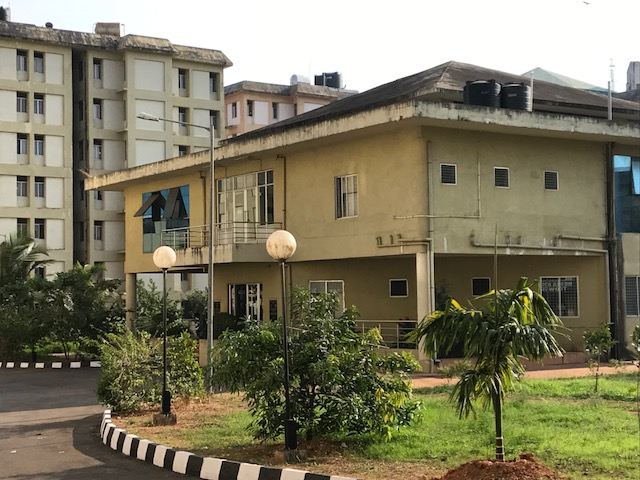
#> input picture Assignment 2/TestImages/Test 1/stich1.JPG, 640 x 480 px, found by its file name
$ python 2.py
#> lines starting #> are read from the running program, lines starting #| are printed output that depends on the picture; after the words box and inside, x2 and y2 are one past the last pixel; in counts of white or black regions, pixels touching at a corner belong together
#> further down, dst is the input picture: shape (480, 640, 3); mean B, G, R 96.5, 120.9, 125.6
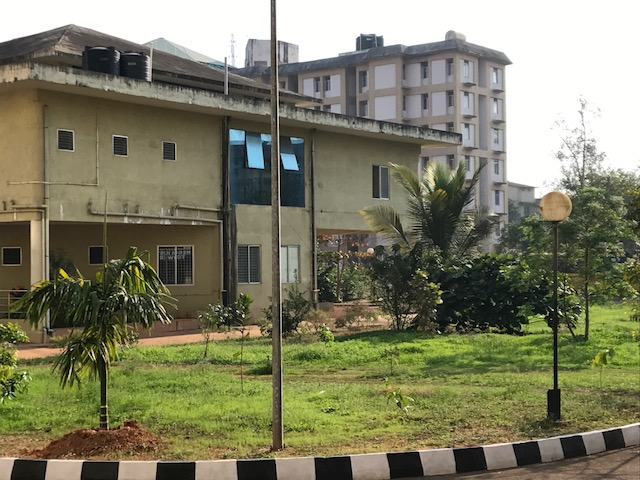
#> input picture Assignment 2/TestImages/Test 1/stich2.JPG, 640 x 480 px, found by its file name
#> further down, src is the input picture: shape (480, 640, 3); mean B, G, R 100.4, 125.7, 126.3
# -*- coding: utf-8 -*-
"""
Created on Mon Jan 22 16:01:25 2018

@author: Khursheed Ali
"""

import numpy as np
import cv2
from matplotlib import pyplot as plt
def hmn(img):
    kernel = np.array([-1, 0, 1])
    return cv2.filter2D(img, -1, kernel)

def vmn(img):
    kernel = np.array([-1, 0, 1]).reshape(1, 3)
    return cv2.filter2D(img, -1, kernel)

def harris(img, sigma=0.0, k=0.04):
    partialDerX = hmn(img)
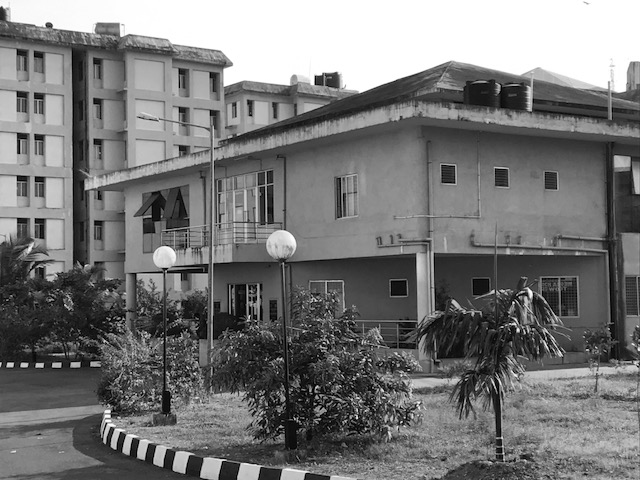
#> img: shape (480, 640); min 0, max 255, mean 119.6
    partialDerY = vmn(img)

    A = partialDerX**2
    B = partialDerY**2
    C = partialDerX * partialDerY

    A = cv2.GaussianBlur(A,(7,7),1.4)
    B = cv2.GaussianBlur(B,(7,7),1.4)
    C = cv2.GaussianBlur(C,(7,7),1.4)
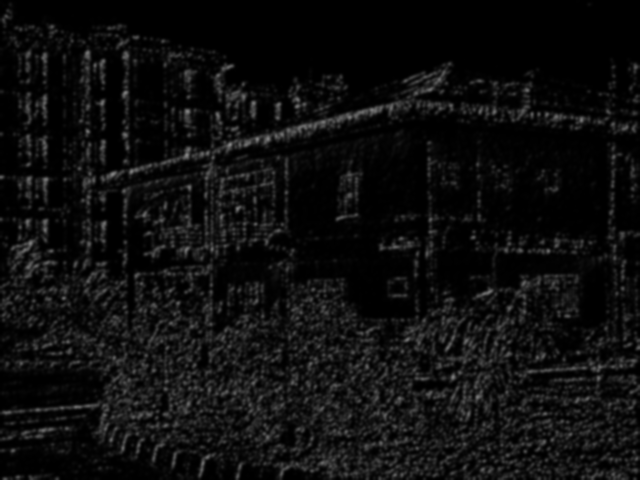
#> C: shape (480, 640); min 0, max 130, mean 14

    Tr = A + B
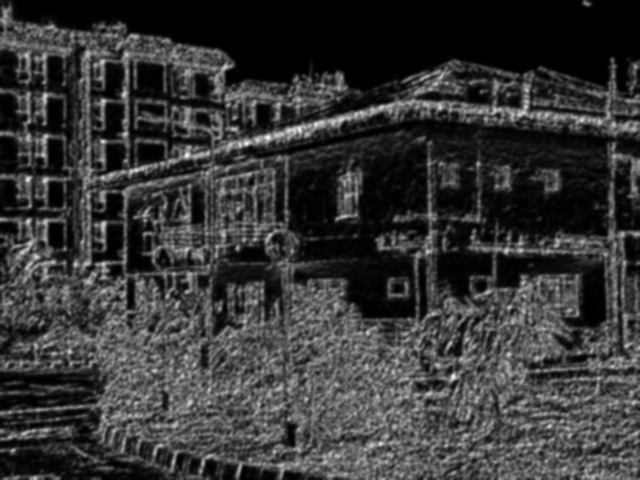
#> Tr: shape (480, 640); min 0, max 249, mean 54.5
    Det = (A*B) - C**2
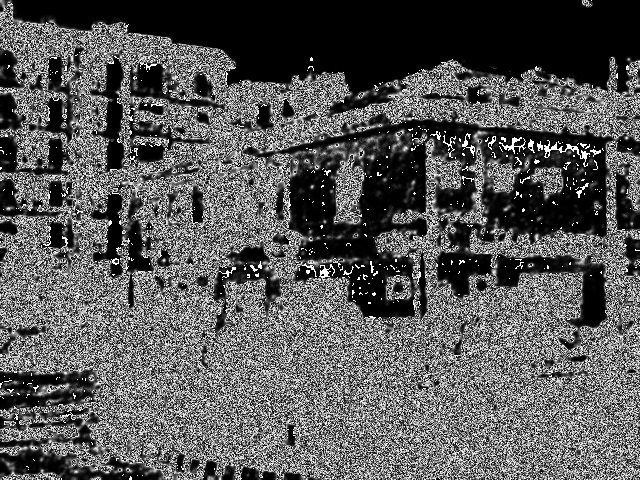
#> Det: shape (480, 640); min 0, max 255, mean 88
    R = Det - k*(Tr**2)

    return R

if __name__ == '__main__':

    #detect corners
    dst = cv2.imread('TestImages/Test 1/stich1.jpg', 1)
    src = cv2.imread('TestImages/Test 1/stich2.jpg', 1)
    Z = harris(cv2.cvtColor(dst, cv2.COLOR_BGR2GRAY))
    Z = cv2.dilate(Z,None)
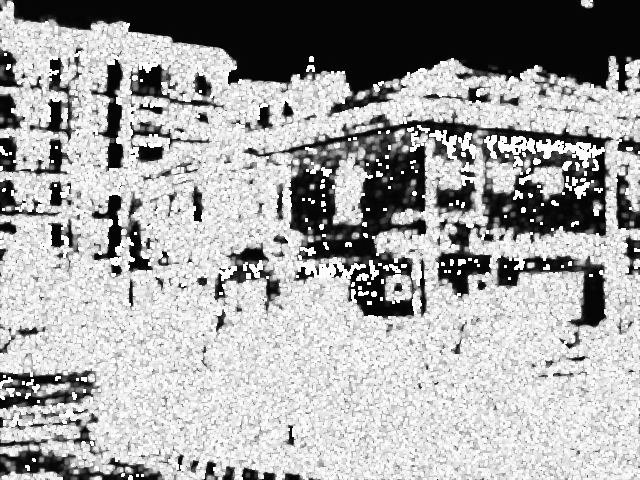
#> Z: shape (480, 640) float64; min -5.76, max 255, mean 161.9; drawn with min black and max white
    dst_temp = dst.copy()                         #image with corners marked
    dst_temp[Z>0.9999999999*Z.max()]=[0,0,255]
#> dst_temp: shape (480, 640, 3); 0.62% of pixels changed, all inside (x1, y1, x2, y2) = (0, 56, 633, 479)


    #canvas image dst
    M = np.float32([[1,0,100],[0,1,100]])
    dst = cv2.warpAffine(dst, M, (dst.shape[0] * 5,dst.shape[1]*3))
#> dst: shape (1920, 2400, 3)

    #plot to get points of correspondence
    plt.subplot(1, 3, 1), plt.imshow(dst), plt.title("destination")
    plt.subplot(1, 3, 2), plt.imshow(src), plt.title("source")
    plt.subplot(1, 3, 3), plt.imshow(dst_temp), plt.title("corners")
    plt.show()
#> figure, not shown here; B, G, R data is drawn as R, G, B


    #finding homography matrix
    # dst_common = [[550.5, 160.6], [516, 199], [638.7, 164.6], [712, 158.7], [708, 180.5], [675, 375.5], [721, 329]]
    # src_common = [[70.4, 21.4], [31.8, 61], [159.5, 35], [231.7, 34.2], [224.8, 55], [192.1, 245], [235.6, 200.5]]
    dst_common = [[438.2, 219], [460.6, 291.3], [540.8, 412.5], [587.5, 330.6], [588.3, 307.3], [672.6, 331.4], [687.9, 342.6], [712.75, 303.3], [724, 321], [721.6, 349]]
    src_common = [[24.5, 120], [20.5, 200], [108.3, 336.8], [164.2, 250.33], [164.16, 234.37], [240, 258.3], [250.6, 266.3], [271.88, 235.703], [279, 254.4], [275.3, 279.1]]
    src_pts = np.asarray(src_common)
    dst_pts = np.asarray(dst_common)
    M, mask = cv2.findHomography(src_pts, dst_pts, cv2.RANSAC, 5.0)

    #get warped image
    warped = cv2.warpPerspective(src, M, (dst.shape[1], dst.shape[0]))
    cv2.imwrite('perspective image.jpg', warped)

    #stich the two images
    for i in range(dst.shape[0]):
        for j in range(dst.shape[1]):
            if(np.linalg.norm(dst[i, j]) == 0):
                dst[i, j] = warped[i, j]
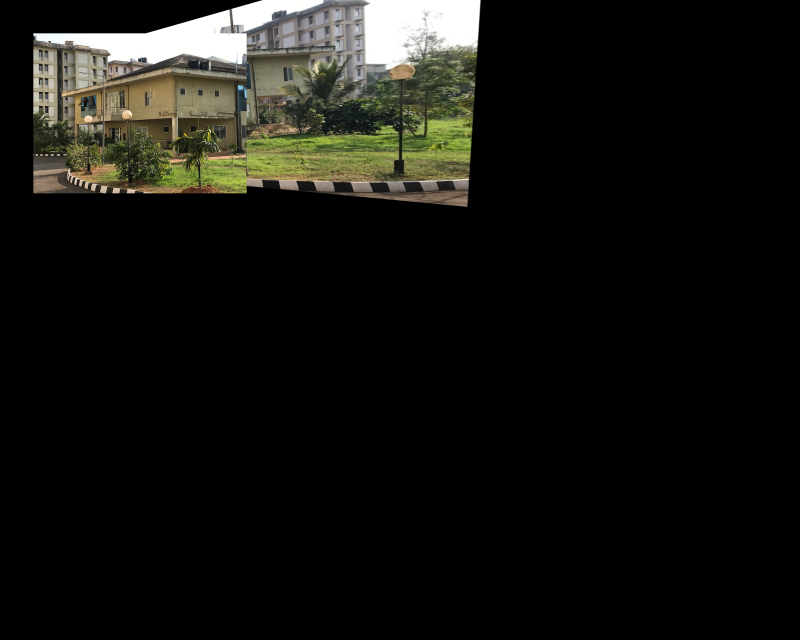
#> dst: shape (1920, 2400, 3) (shown at 1/3 size); mean B, G, R 16.3, 20, 20.1

    #stiched image
    cv2.imwrite('stiched image.jpg', dst)
